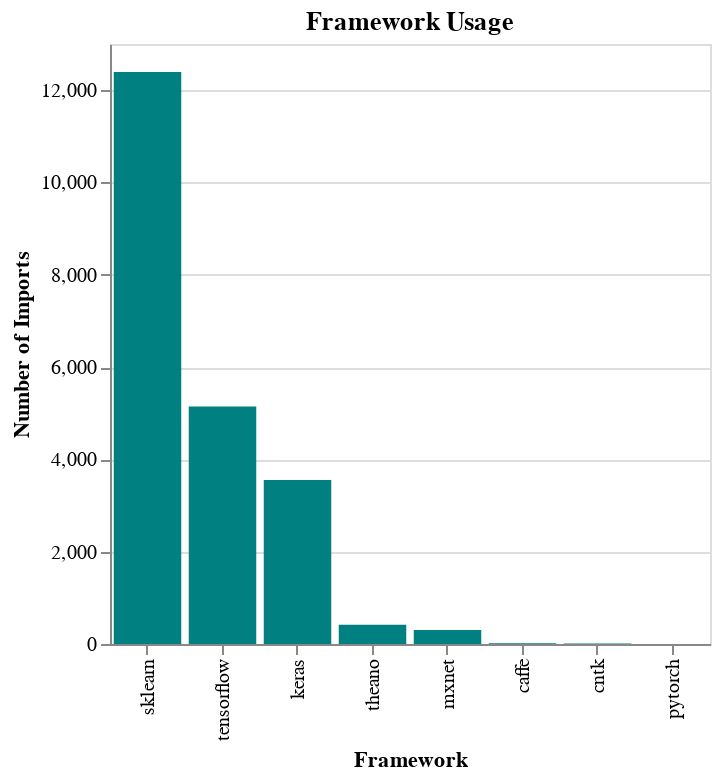

The notebook cell saved with this chart:
### Code cell
alt.Chart(framework_counts, width = 300, height = 300, title = 'Framework Usage').mark_bar(color = 'teal').encode(
    alt.X('Framework',
         sort = alt.EncodingSortField(field="count", op="sum",order="descending"),
    ),
    alt.Y('count', title = 'Number of Imports')
)

### Figure 1 — Vega-Lite specification as saved in the notebook (floating-point values rounded to 4 significant figures)
{"$schema": "https://vega.github.io/schema/vega-lite/v3.3.0.json", "config": {"mark": {"tooltip": null}, "view": {"height": 300, "width": 400}}, "data": {"name": "data-948a46c363e9f518e0e6c57692387fcb"}, "datasets": {"data-948a46c363e9f518e0e6c57692387fcb": [{"Framework": "sklearn", "count": 12396}, {"Framework": "tensorflow", "count": 5147}, {"Framework": "keras", "count": 3551}, {"Framework": "theano", "count": 418}, {"Framework": "mxnet", "count": 305}, {"Framework": "caffe", "count": 18}, {"Framework": "cntk", "count": 9}, {"Framework": "pytorch", "count": 1}]}, "encoding": {"x": {"field": "Framework", "sort": {"field": "count", "op": "sum", "order": "descending"}, "type": "nominal"}, "y": {"field": "count", "title": "Number of Imports", "type": "quantitative"}}, "height": 300, "mark": {"color": "teal", "type": "bar"}, "title": "Framework Usage", "width": 300}
